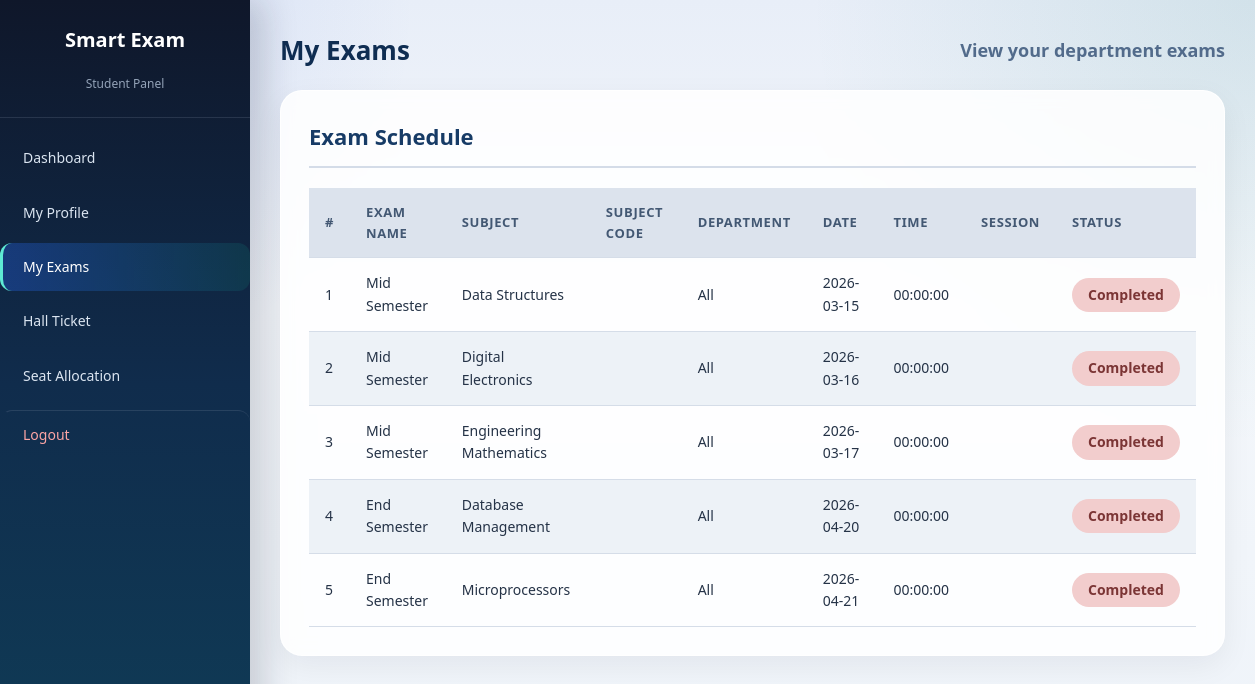
Page /my_exams.php (signed in) on the committed database.
### tables this page shows
CREATE TABLE IF NOT EXISTS exams (
    id INT AUTO_INCREMENT PRIMARY KEY,
    exam_name VARCHAR(100) NOT NULL,
    subject VARCHAR(100) NOT NULL,
    subject_code VARCHAR(20) NOT NULL,
    department VARCHAR(50) NOT NULL DEFAULT 'All',
    exam_date DATE NOT NULL,
    exam_time TIME NOT NULL,
    session VARCHAR(20) NOT NULL
);

### my_exams.php (the view, shortened to what this page needs)
<?php
include('../db/config.php');
$student_id = (int)$_SESSION['student_id'];
$student = $conn->query("SELECT department FROM students WHERE id = $student_id")->fetch_assoc();
$student_department = $conn->real_escape_string($student['department'] ?? '');
$exams = $conn->query("SELECT * FROM exams WHERE department = 'All' OR department = '$student_department' ORDER BY exam_date ASC");
?>
<!DOCTYPE html>
<html lang="en">
<head>
    <link rel="stylesheet" href="../css/style.css?v=<?php echo filemtime('../css/style.css'); ?>">
</head>
<body>
    <div class="page-wrapper">
        <div class="sidebar">
            <div class="sidebar-header">
                <h3>Smart Exam</h3>
                <p>Student Panel</p>
            </div>
            <ul class="sidebar-nav">
                <li><a href="dashboard.php">Dashboard</a></li>
                <li><a href="profile.php">My Profile</a></li>
                <li><a href="my_exams.php" class="active">My Exams</a></li>
                <li><a href="hall_ticket.php">Hall Ticket</a></li>
                <li><a href="seat_allocation.php">Seat Allocation</a></li>
                <li><a href="logout.php" class="logout-link">Logout</a></li>
            </ul>
        </div>
        <div class="main-content">
            <div class="page-header exams-header">
                <h1>My Exams</h1>
                <a href="my_exams.php" class="exams-header-link">View your department exams</a>
            </div>
            <div class="content-box exams-box">
                <h2>Exam Schedule</h2>
                <?php if ($exams->num_rows > 0): ?>
                <div class="exams-table-wrap">
                <table class="data-table exams-table">
                    <thead>
                        <tr>
                            <th>#</th>
                            <th>Exam Name</th>
                            <th>Subject</th>
                            <th>Subject Code</th>
                            <th>Department</th>
                            <th>Date</th>
                            <th>Time</th>
                            <th>Session</th>
                            <th>Status</th>
                        </tr>
                    </thead>
                    <tbody>
                        <?php
                        $count = 1;
                        while ($row = $exams->fetch_assoc()):
                            $today = date('Y-m-d');
                            $status = ($row['exam_date'] >= $today) ? 'Upcoming' : 'Completed';
                            $status_class = ($status == 'Upcoming') ? 'status-upcoming' : 'status-completed';
                        ?>
                        <tr>
                            <td><?php echo $count++; ?></td>
                            <td><?php echo htmlspecialchars($row['exam_name']); ?></td>
                            <td><?php echo htmlspecialchars($row['subject']); ?></td>
                            <td><?php echo htmlspecialchars($row['subject_code']); ?></td>
                            <td><?php echo htmlspecialchars($row['department'] ?? 'All'); ?></td>
                            <td><?php echo $row['exam_date']; ?></td>
                            <td><?php echo $row['exam_time']; ?></td>
                            <td><?php echo htmlspecialchars($row['session']); ?></td>
                            <td><span class="exam-status-pill <?php echo $status_class; ?>"><?php echo $status; ?></span></td>
                        </tr>
                        <?php endwhile; ?>
                    </tbody>
                </table>
                </div>
                <?php else: ?>
                    <div class="alert alert-info">No exams scheduled yet.</div>
                <?php endif; ?>
            </div>
        </div>
    </div>
</body>
</html>

### style.css (style rules this page uses)
:root { --bg: #f4f7fb; --bg-accent: #e8eef8; --surface: rgba(255, 255, 255, 0.9); --surface-strong: #ffffff; --text: #1f2937; --muted: #667085; --border: #d8e1ee; --primary: #0f766e; --primary-dark: #115e59; --secondary: #1d4ed8; --secondary-dark: #1e40af; --success: #059669; --success-dark: #047857; --danger: #dc2626; --danger-dark: #b91c1c; --warning: #d97706; --warning-dark: #b45309; --shadow: 0 18px 45px rgba(15, 23, 42, 0.08); --shadow-soft: 0 10px 30px rgba(15, 23, 42, 0.06); }
* { margin: 0; padding: 0; box-sizing: border-box; }
body { font-family: 'Trebuchet MS', 'Segoe UI', Tahoma, Geneva, Verdana, sans-serif; background: radial-gradient(circle at top left, rgba(29, 78, 216, 0.12), transparent 28%), radial-gradient(circle at top right, rgba(15, 118, 110, 0.1), transparent 30%), linear-gradient(180deg, var(--bg-accent) 0%, var(--bg) 38%, #eef3f9 100%); color: var(--text); line-height: 1.6; }
a { text-decoration: none; color: var(--secondary); }
.page-wrapper { display: flex; min-height: 100vh; }
.sidebar { width: 250px; background: linear-gradient(180deg, #0f172a 0%, #102c4c 48%, #0f3d57 100%); color: #fff; padding: 0; position: fixed; top: 0; left: 0; height: 100vh; overflow-y: auto; box-shadow: 14px 0 32px rgba(15, 23, 42, 0.18); }
.sidebar-header { padding: 24px 20px; text-align: center; border-bottom: 1px solid rgba(148, 163, 184, 0.18); }
.sidebar-header h3 { font-size: 16px; margin-bottom: 4px; }
.sidebar-header p { font-size: 12px; color: #94a3b8; }
.sidebar-nav { list-style: none; padding: 10px 0; }
.sidebar-nav li a { display: block; padding: 13px 20px; color: #dbe5f1; font-size: 14px; transition: background-color 0.25s, color 0.25s, border-left-color 0.25s; border-left: 3px solid transparent; }
.sidebar-nav li a:hover, .sidebar-nav li a.active { background: linear-gradient(90deg, rgba(37, 99, 235, 0.34), rgba(15, 118, 110, 0.22)); color: #fff; border-left-color: #5eead4; text-decoration: none; }
.sidebar-nav li a.logout-link { color: #fca5a5; border-top: 1px solid rgba(148, 163, 184, 0.18); margin-top: 10px; }
.sidebar h3 { font-size: 20px; margin-bottom: 18px; color: #fff; }
.sidebar a { display: block; color: #dbe5f1; padding: 12px 16px; border-radius: 12px; transition: background-color 0.25s, color 0.25s; margin: 6px 0; }
.sidebar a:hover, .sidebar a.active { background: rgba(255, 255, 255, 0.08); color: #fff; }
.main-content { margin-left: 250px; padding: 30px; flex: 1; background-color: transparent; }
.page-header { margin-bottom: 25px; display: flex; align-items: center; justify-content: space-between; gap: 20px; flex-wrap: wrap; }
.page-header h1 { font-size: 26px; color: #0f2d52; margin-bottom: 5px; }
.content-box { background: var(--surface); border-radius: 22px; padding: 30px; box-shadow: var(--shadow-soft); margin-bottom: 25px; border: 1px solid rgba(255, 255, 255, 0.9); backdrop-filter: blur(8px); }
.content-box h2 { font-size: 20px; color: #12355b; margin-bottom: 20px; padding-bottom: 10px; border-bottom: 2px solid #e7eef7; }
.data-table { width: 100%; border-collapse: collapse; margin-top: 15px; }
.data-table th, .data-table td { padding: 12px 15px; text-align: left; border-bottom: 1px solid #e6edf6; font-size: 14px; }
.data-table th { background: linear-gradient(180deg, #f5f8fc 0%, #edf3fa 100%); font-weight: 600; color: #3b4f68; text-transform: uppercase; font-size: 12px; letter-spacing: 0.7px; }
.exams-header { margin-bottom: 18px; }
.exams-header h1 { margin-bottom: 0; }
.exams-header-link { font-size: 18px; color: #526b8b; font-weight: 600; }
.exams-box { border-radius: 22px; padding: 28px; background: rgba(255, 255, 255, 0.86); }
.exams-box h2 { font-size: 22px; font-weight: 700; color: #173b66; padding-bottom: 12px; margin-bottom: 20px; border-bottom: 2px solid #d4dce8; }
.exams-table-wrap { width: 100%; overflow-x: auto; }
.exams-table { margin-top: 0; min-width: 860px; }
.exams-table th, .exams-table td { padding: 14px 16px; border-bottom: 1px solid #d5dde8; font-size: 14px; color: #253347; }
.exams-table th { background: #dce3ed; color: #435873; font-size: 13px; letter-spacing: 0.6px; }
.exams-table tbody tr:nth-child(even) { background: #edf2f7; }
.exam-status-pill { display: inline-block; padding: 6px 16px; border-radius: 999px; font-size: 14px; font-weight: 700; }
.exam-status-pill.status-completed { background: #f2cdcd; color: #7b3535; }

### rows in the picture
exams: exam_name "Mid Semester", subject "Data Structures", department "All", exam_date "2026-03-15", exam_time "00:00:00"
exams: exam_name "Mid Semester", subject "Digital Electronics", department "All", exam_date "2026-03-16", exam_time "00:00:00"
exams: exam_name "Mid Semester", subject "Engineering Mathematics", department "All", exam_date "2026-03-17", exam_time "00:00:00"
exams: exam_name "End Semester", subject "Database Management", department "All", exam_date "2026-04-20", exam_time "00:00:00"
exams: exam_name "End Semester", subject "Microprocessors", department "All", exam_date "2026-04-21", exam_time "00:00:00"
